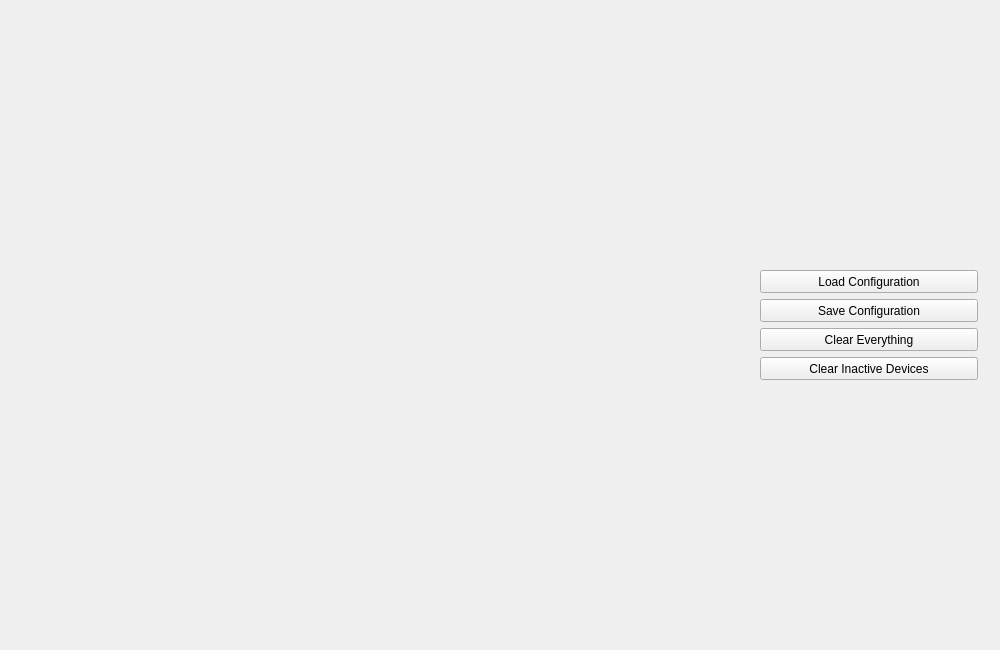
<?xml version="1.0" encoding="UTF-8"?>
<ui version="4.0">
 <class>TapiGui</class>
 <widget class="QWidget" name="TapiGui">
  <property name="geometry">
   <rect>
    <x>0</x>
    <y>0</y>
    <width>1000</width>
    <height>650</height>
   </rect>
  </property>
  <property name="windowTitle">
   <string>TapiGui</string>
  </property>
  <layout class="QHBoxLayout" name="horizontalLayout">
   <item>
    <widget class="QWidget" name="widgetSender" native="true">
     <layout class="QVBoxLayout" name="verticalLayout_3">
      <item>
       <layout class="QVBoxLayout" name="verticalLayoutPublisher">
        <property name="sizeConstraint">
         <enum>QLayout::SetMaximumSize</enum>
        </property>
       </layout>
      </item>
     </layout>
    </widget>
   </item>
   <item>
    <widget class="QWidget" name="emptyWidget" native="true">
     <layout class="QVBoxLayout" name="verticalLayout_5"/>
    </widget>
   </item>
   <item>
    <widget class="QWidget" name="widgetReceiver" native="true">
     <layout class="QVBoxLayout" name="verticalLayout_7">
      <item>
       <layout class="QVBoxLayout" name="verticalLayoutSubscriber"/>
      </item>
     </layout>
    </widget>
   </item>
   <item>
    <widget class="QWidget" name="sideWidget" native="true">
     <layout class="QVBoxLayout" name="verticalLayout">
      <item>
       <layout class="QVBoxLayout" name="verticalLayoutKeys">
        <item>
         <widget class="QPushButton" name="loadButton">
          <property name="sizePolicy">
           <sizepolicy hsizetype="Minimum" vsizetype="Fixed">
            <horstretch>0</horstretch>
            <verstretch>0</verstretch>
           </sizepolicy>
          </property>
          <property name="maximumSize">
           <size>
            <width>16777215</width>
            <height>23</height>
           </size>
          </property>
          <property name="text">
           <string>Load Configuration</string>
          </property>
         </widget>
        </item>
        <item>
         <widget class="QPushButton" name="saveButton">
          <property name="sizePolicy">
           <sizepolicy hsizetype="Minimum" vsizetype="Fixed">
            <horstretch>0</horstretch>
            <verstretch>0</verstretch>
           </sizepolicy>
          </property>
          <property name="maximumSize">
           <size>
            <width>16777215</width>
            <height>23</height>
           </size>
          </property>
          <property name="text">
           <string>Save Configuration</string>
          </property>
         </widget>
        </item>
        <item>
         <widget class="QPushButton" name="clearAllButton">
          <property name="maximumSize">
           <size>
            <width>16777215</width>
            <height>23</height>
           </size>
          </property>
          <property name="text">
           <string>Clear Everything</string>
          </property>
         </widget>
        </item>
        <item>
         <widget class="QPushButton" name="clearInactiveButton">
          <property name="maximumSize">
           <size>
            <width>16777215</width>
            <height>23</height>
           </size>
          </property>
          <property name="text">
           <string>Clear Inactive Devices</string>
          </property>
         </widget>
        </item>
       </layout>
      </item>
     </layout>
    </widget>
   </item>
  </layout>
 </widget>
 <layoutdefault spacing="6" margin="11"/>
 <resources/>
 <connections/>
</ui>
